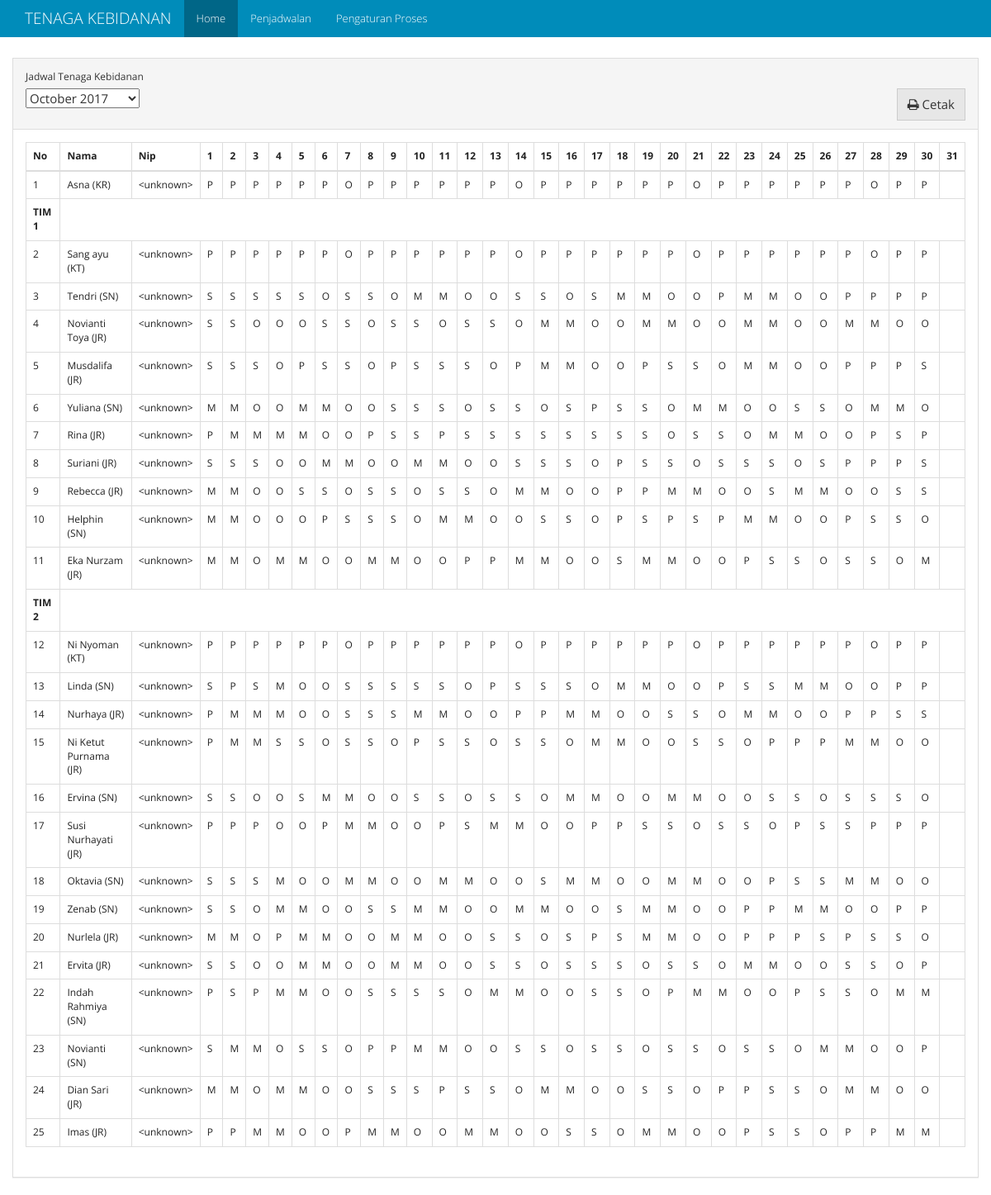
The page / on the database its author committed.
### models.py (models this page shows, shortened)
class Schedules(db.Model):
    id = db.Column(db.Integer, primary_key=True)
    periode_id = db.Column(db.Integer, db.ForeignKey("periode.id"), nullable=False)
    bidan_id = db.Column(db.Integer, db.ForeignKey("bidan.id", ondelete='SET NULL'), nullable=True)
    name = db.Column(db.String(50), nullable=False)
    nip = db.Column(db.String(20), nullable=True)
    officer = db.Column(db.String(20), nullable=False)
    tim = db.Column(db.String(10), nullable=False)
    shift = db.Column(db.Text, default="", nullable=True)
    rest_shift = db.Column(db.Text, default="CLEAR", nullable=True)

### views.py (the view)
@app.route("/", methods=['GET', 'POST'])
def homepage():
    table_query = Schedules.query \
        .join(Periode) \
        .add_columns(Schedules.id.label("schedule_id"), Schedules.officer, Schedules.nip, Schedules.name, Schedules.shift, Schedules.rest_shift, Schedules.tim, Periode.id, Periode.periode)
    table_periode = table_query.order_by(Periode.periode.desc()).group_by(Periode.periode).all()
    list_periode = []
    for periode in table_periode:
        pr = {}
        pr["id"] = periode.periode.strftime("%Y-%m-%d")
        pr["periode"] = periode.periode.strftime("%B %Y")
        list_periode.append(pr)
    if request.method == 'POST':
        periode_periode = request.form["select-periode"]
    else:
        periode_periode = list_periode[0]["id"]
    periode_split = periode_periode.split("-")
    periode_date = datetime.date(int(periode_split[0]), int(periode_split[1]), 1)
    days = calendar.monthrange(periode_date.year, periode_date.month)[1]
    periode_schedule = {"kr": shift_list(table_query.filter(Schedules.officer == "KR").filter(Periode.periode == periode_date).all()),
             "kt1": shift_list(table_query.filter((Schedules.officer == "KT") & (Schedules.tim == "tim1")).filter(Periode.periode == periode_date).all()),
             "kt2": shift_list(table_query.filter((Schedules.officer == "KT") & (Schedules.tim == "tim2")).filter(Periode.periode == periode_date).all()),
             "tim1": shift_list(table_query.filter((Schedules.tim == "tim1") & (Schedules.officer != "KT")).filter(Periode.periode == periode_date).order_by(Schedules.bidan_id.asc()).all()),
             "tim2": shift_list(table_query.filter((Schedules.tim == "tim2") & (Schedules.officer != "KT")).filter(Periode.periode == periode_date).order_by(Schedules.bidan_id.asc()).all())}
    return render_template('home.html', periode=list_periode, table=periode_schedule, periode_value=periode_periode, days=days)

### views.py (called while the page is built)
def shift_list(obj):
    new_obj = []
    for result in obj:
        temp_obj = {}
        temp_obj["id"] = result.id
        temp_obj["name"] = result.name
        temp_obj["officer"] = result.officer
        temp_obj["tim"] = result.tim
        temp_obj["nip"] = result.nip
        shift = ''.join(result.shift.split())
        if shift != "" and shift != "CLEAR":
            temp_obj["shift"] = result.shift.split(",")
        else:
            temp_obj["shift"] = None
        rest_shift = ''.join(result.rest_shift.split())
        if rest_shift != "" and rest_shift != "CLEAR":
            temp_obj["rest_shift"] = result.rest_shift.split(",")
        else:
            temp_obj["rest_shift"] = None
        temp_obj["schedule_id"] = result.schedule_id
        new_obj.append(temp_obj)
    return  new_obj

### templates/home.html (shortened to what this page needs)
{% extends "base.html" %}
{% from "macro/shift_element.html" import shift_element %}
{% block class_container %}container-fluid{% endblock %}
{% block nav_home %} active {% endblock %}
{%  block content %}
<div class="panel panel-default">
		  <div class="panel-heading">
		  	  <div class="form-group">
		    <label for="select-periode">Jadwal Tenaga Kebidanan</label>
				  <form action="/" id="form-periode" class="form form-inline" method="post">
					  <select  name="select-periode" id="select-periode">
						{% for pr in periode %}
							<option value="{{pr['id']}}">{{pr['periode']}}</option>
						{% endfor %}
					  </select>
                      <button id="cetak-jadwal" class="btn btn-default pull-right"> <i class="fa fa-print" aria-hidden="true"></i>  Cetak</button>
				  </form>
		  </div>
		  </div>
		  <div class="panel-body">
                <table class="table table-bordered table-responsive">
                  <thead>
                    <tr>
                      <th>No</th>
                      <th>Nama</th>
                      <th>Nip</th>
                      {% for i in range(days) %}
                        <th>{{loop.index}}</th>
                      {% endfor %}
                    </tr>
                  </thead>
                  <tbody>
                    <tr>
                      <td class="table-number">-</td>
                      {% for table in table['kr'] %}
                          <td>{{ table.name }} ({{table.officer}})</td>
                          <td>{{ table.nip|default('<unknown>', True) }}</td>
                          {{ shift_element(table,days) }}
                      {% endfor %}
                    </tr>
                    <tr>
                      <td><strong>TIM 1</strong></td>
                    </tr>
                    <tr>
                      <td class="table-number">-</td>
                      {% for table in table['kt1'] %}
                          <td>{{ table.name }} ({{table.officer}})</td>
                          <td>{{ table.nip|default('<unknown>', True) }}</td>
                          {{ shift_element(table,days) }}
                      {% endfor %}
                    </tr>
                    {% for table in table['tim1'] %}
                      <tr>
                          <td class="table-number">-</td>
                          <td>{{ table.name }} ({{table.officer}})</td>
                          <td>{{ table.nip|default('<unknown>', True) }}</td>
                          {{ shift_element(table,days) }}
                      </tr>
                    {% endfor %}
                    <tr>
                      <td><strong>TIM 2</strong></td>
                    </tr>
                    <tr>
                      <td class="table-number">-</td>
                      {% for table in table['kt2'] %}
                          <td>{{ table.name }} ({{table.officer}})</td>
                          <td>{{ table.nip|default('<unknown>', True) }}</td>
                          {{ shift_element(table,days) }}
                      {% endfor %}
                    </tr>
                    {% for table in table['tim2'] %}
                      <tr>
                          <td class="table-number">-</td>
                          <td>{{ table.name }} ({{table.officer}})</td>
                          <td>{{ table.nip|default('<unknown>', True) }}</td>
                          {{ shift_element(table,days) }}
                      </tr>
                    {% endfor %}
                  </tbody>
                </table>
		  </div>
		</div>
{% endblock %}

### templates/base.html (shortened to what this page needs)
<!DOCTYPE html>
<html lang="en">
<head>
    <link rel="stylesheet" href="{{ url_for('static', filename='css/bootstrap.min.css')}}">
    <link rel="stylesheet" href="{{ url_for('static', filename='css/font-awesome.css')}}">
</head>
<body>
<nav class="navbar navbar-inverse navbar-fixed-top">
    <div class="container">
        <div class="navbar-header">
            <a class="navbar-brand" href="#">{% block branding %}TENAGA KEBIDANAN{% endblock %}</a>
        </div>
        <div id="navbar" class="collapse navbar-collapse">
            <ul class="nav navbar-nav">
                <li class="{% block nav_home %}{% endblock %}"><a href="{{ url_for('homepage') }}">Home</a></li>
                <li class="{% block nav_penjadwalan %}{% endblock %}"><a href="{{ url_for('penjadwalan') }}">Penjadwalan</a></li>
                <li class="{% block nav_setting %}{% endblock %}"><a href="{{ url_for('setting') }}">Pengaturan Proses</a></li>
            </ul>
        </div>
    </div>
</nav>
<div class="{% block class_container %}container{% endblock %}" style="margin-top: 70px;">
    {% block content %}
    {% endblock %}
</div>
</body>
</html>

### templates/macro/shift_element.html (shortened to what this page needs)
{% macro shift_element(table,days) %}
  {% set rest_len = 0 %}
  {% if table.shift %}
  	{% set n = rest_len-1 %}
    {% for i in range(days-rest_len) %}
        {% if table.shift[n] %}
            <td>{{table.shift[n+loop.index]}}</td>
        {% else %}
            <td>-</td>
        {% endif %}
    {% endfor %}
  {% else %}
    {% for i in range(days-rest_len) %}
        <td>-</td>
    {% endfor %}
  {% endif %}
{% endmacro %}

### rows shown on the page
Schedules: name "Asna", officer "KR", nip "<unknown>", shift "P" "P" "P" "P" "P" "P" "O" "P" "P" "P" "P" "P" "P" "O" "P" "P" "P" "P" "P" "P" "O" "P" "P" "P" "P" "P" "P" "O" "P" "P"
Schedules: name "Sang ayu", officer "KT", nip "<unknown>", shift "P" "P" "P" "P" "P" "P" "O" "P" "P" "P" "P" "P" "P" "O" "P" "P" "P" "P" "P" "P" "O" "P" "P" "P" "P" "P" "P" "O" "P" "P"
Schedules: name "Tendri", officer "SN", nip "<unknown>", shift "S" "S" "S" "S" "S" "O" "S" "S" "O" "M" "M" "O" "O" "S" "S" "O" "S" "M" "M" "O" "O" "P" "M" "M" "O" "O" "P" "P" "P" "P"
Schedules: name "Novianti Toya", officer "JR", nip "<unknown>", shift "S" "S" "O" "O" "O" "S" "S" "O" "S" "S" "O" "S" "S" "O" "M" "M" "O" "O" "M" "M" "O" "O" "M" "M" "O" "O" "M" "M" "O" "O"
Schedules: name "Musdalifa", officer "JR", nip "<unknown>", shift "S" "S" "S" "O" "P" "S" "S" "O" "P" "S" "S" "S" "O" "P" "M" "M" "O" "O" "P" "S" "S" "O" "M" "M" "O" "O" "P" "P" "P" "S"
Schedules: name "Yuliana", officer "SN", nip "<unknown>", shift "M" "M" "O" "O" "M" "M" "O" "O" "S" "S" "S" "O" "S" "S" "O" "S" "P" "S" "S" "O" "M" "M" "O" "O" "S" "S" "O" "M" "M" "O"
Schedules: name "Rina", officer "JR", nip "<unknown>", shift "P" "M" "M" "M" "M" "O" "O" "P" "S" "S" "P" "S" "S" "S" "S" "S" "S" "S" "S" "O" "S" "S" "O" "M" "M" "O" "O" "P" "S" "P"
Schedules: name "Suriani", officer "JR", nip "<unknown>", shift "S" "S" "S" "O" "O" "M" "M" "O" "O" "M" "M" "O" "O" "S" "S" "S" "O" "P" "S" "S" "O" "S" "S" "S" "O" "S" "P" "P" "P" "S"
Schedules: name "Rebecca", officer "JR", nip "<unknown>", shift "M" "M" "O" "O" "S" "S" "O" "S" "S" "O" "S" "S" "O" "M" "M" "O" "O" "P" "P" "M" "M" "O" "O" "S" "M" "M" "O" "O" "S" "S"
Schedules: name "Helphin", officer "SN", nip "<unknown>", shift "M" "M" "O" "O" "O" "P" "S" "S" "S" "O" "M" "M" "O" "O" "S" "S" "O" "P" "S" "P" "S" "P" "M" "M" "O" "O" "P" "S" "S" "O"
Schedules: name "Eka Nurzam", officer "JR", nip "<unknown>", shift "M" "M" "O" "M" "M" "O" "O" "M" "M" "O" "O" "P" "P" "M" "M" "O" "O" "S" "M" "M" "O" "O" "P" "S" "S" "O" "S" "S" "O" "M"
Schedules: name "Ni Nyoman", officer "KT", nip "<unknown>", shift "P" "P" "P" "P" "P" "P" "O" "P" "P" "P" "P" "P" "P" "O" "P" "P" "P" "P" "P" "P" "O" "P" "P" "P" "P" "P" "P" "O" "P" "P"
Schedules: name "Linda", officer "SN", nip "<unknown>", shift "S" "P" "S" "M" "O" "O" "S" "S" "S" "S" "S" "O" "P" "S" "S" "S" "O" "M" "M" "O" "O" "P" "S" "S" "M" "M" "O" "O" "P" "P"
Schedules: name "Nurhaya", officer "JR", nip "<unknown>", shift "P" "M" "M" "M" "O" "O" "S" "S" "S" "M" "M" "O" "O" "P" "P" "M" "M" "O" "O" "S" "S" "O" "M" "M" "O" "O" "P" "P" "S" "S"
Schedules: name "Ni Ketut Purnama", officer "JR", nip "<unknown>", shift "P" "M" "M" "S" "S" "O" "S" "S" "O" "P" "S" "S" "O" "S" "S" "O" "M" "M" "O" "O" "S" "S" "O" "P" "P" "P" "M" "M" "O" "O"
Schedules: name "Ervina", officer "SN", nip "<unknown>", shift "S" "S" "O" "O" "S" "M" "M" "O" "O" "S" "S" "O" "S" "S" "O" "M" "M" "O" "O" "M" "M" "O" "O" "S" "S" "O" "S" "S" "S" "O"
Schedules: name "Susi Nurhayati", officer "JR", nip "<unknown>", shift "P" "P" "P" "O" "O" "P" "M" "M" "O" "O" "P" "S" "M" "M" "O" "O" "P" "P" "S" "S" "O" "S" "S" "O" "P" "S" "S" "P" "P" "P"
Schedules: name "Oktavia", officer "SN", nip "<unknown>", shift "S" "S" "S" "M" "O" "O" "M" "M" "O" "O" "M" "M" "O" "O" "S" "M" "M" "O" "O" "M" "M" "O" "O" "P" "S" "S" "M" "M" "O" "O"
Schedules: name "Zenab", officer "SN", nip "<unknown>", shift "S" "S" "O" "M" "M" "O" "O" "S" "S" "M" "M" "O" "O" "M" "M" "O" "O" "S" "M" "M" "O" "O" "P" "P" "M" "M" "O" "O" "P" "P"
Schedules: name "Nurlela", officer "JR", nip "<unknown>", shift "M" "M" "O" "P" "M" "M" "O" "O" "M" "M" "O" "O" "S" "S" "O" "S" "P" "S" "M" "M" "O" "O" "P" "P" "P" "S" "P" "S" "S" "O"
Schedules: name "Ervita", officer "JR", nip "<unknown>", shift "S" "S" "O" "O" "M" "M" "O" "O" "M" "M" "O" "O" "S" "S" "O" "S" "S" "S" "O" "S" "S" "O" "M" "M" "O" "O" "S" "S" "O" "P"
Schedules: name "Indah Rahmiya", officer "SN", nip "<unknown>", shift "P" "S" "P" "M" "M" "O" "O" "S" "S" "S" "S" "O" "M" "M" "O" "O" "S" "S" "O" "P" "M" "M" "O" "O" "P" "S" "S" "O" "M" "M"
Schedules: name "Novianti", officer "SN", nip "<unknown>", shift "S" "M" "M" "O" "S" "S" "O" "P" "P" "M" "M" "O" "O" "S" "S" "O" "S" "S" "O" "S" "S" "O" "S" "S" "O" "M" "M" "O" "O" "P"
Schedules: name "Dian Sari", officer "JR", nip "<unknown>", shift "M" "M" "O" "M" "M" "O" "O" "S" "S" "S" "P" "S" "S" "O" "M" "M" "O" "O" "S" "S" "O" "P" "P" "S" "S" "O" "M" "M" "O" "O"
Schedules: name "Imas", officer "JR", nip "<unknown>", shift "P" "P" "M" "M" "O" "O" "P" "M" "M" "O" "O" "M" "M" "O" "O" "S" "S" "O" "M" "M" "O" "O" "P" "S" "S" "O" "P" "P" "M" "M"

### other values the page prints
form field select-periode "October 2017"
